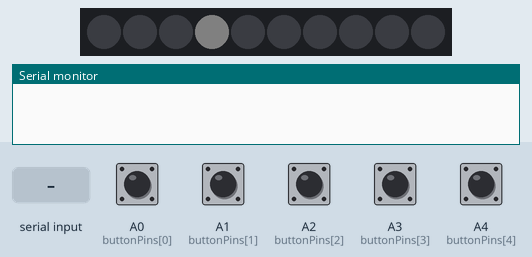
Recording of a sketch running on a simulated Arduino Uno, built with avr-gcc and run on an emulated ATmega328P. Shown: 10 RGB LEDs in strip order, left to right, the last lines printed to the serial monitor. Inputs (shaded band) come from the test bench; at power-on: A0 (buttonPins[0]), A1 (buttonPins[1]), A2 (buttonPins[2]), A3 (buttonPins[3]), A4 (buttonPins[4]) HIGH. Dim RGB values are drawn brighter than linear; random numbers use the default seed unless the sketch sets one.

Above: at 1.2 s.
1.3 s: A1 (buttonPins[1]) pulled LOW for 0.15 s
At 3.0 s:
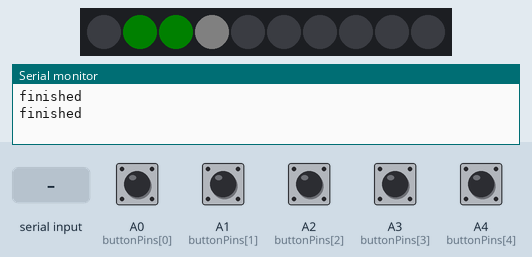
3.7 s: "2\n" received over Serial
At 5.1 s:
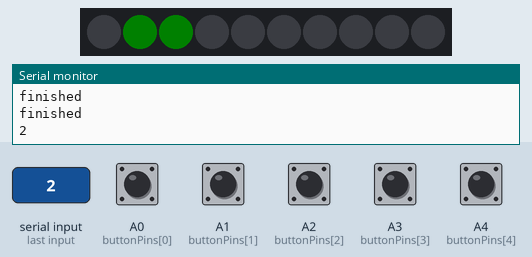
5.9 s: A0 (buttonPins[0]) pulled LOW for 0.15 s
At 7.73 s:
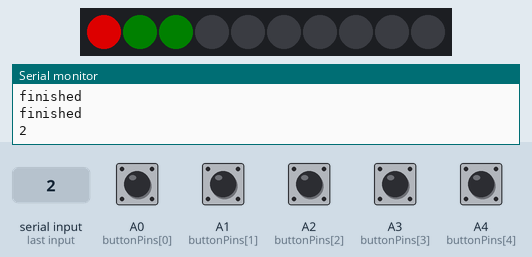
9.0 s: "1\n" received over Serial
At 9.74 s:
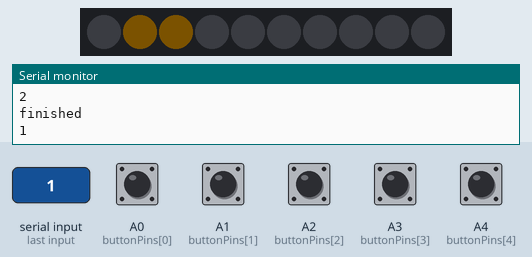
11.5 s: A0 (buttonPins[0]) pulled LOW for 1 s
At 11.9 s:
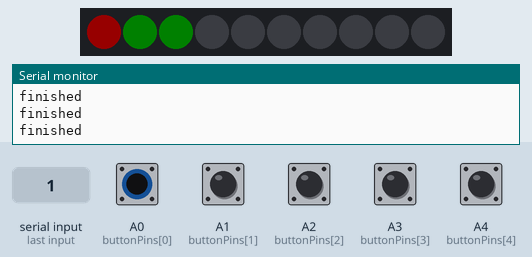
14.0 s: A1 (buttonPins[1]) pulled LOW for 1 s
At 14.57 s:
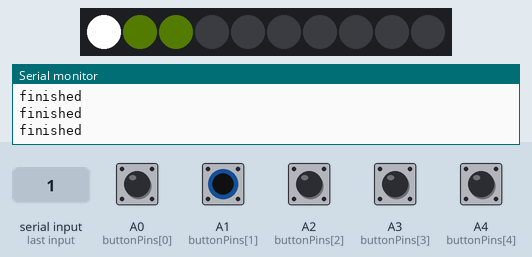

The sketch:

USE_THIS_CODE.ino
```cpp
#include <Adafruit_NeoPixel.h>

#define PIXEL_PIN 12
#define NUM_LEDS 10

Adafruit_NeoPixel pixels = Adafruit_NeoPixel(NUM_LEDS, PIXEL_PIN, NEO_GRB + NEO_KHZ800);

enum {
  STATE_ATTACK,
  STATE_SUSTAIN,
  STATE_DECAY,
  STATE_RELEASE,
  STATE_LOOP_WAIT,
  STATE_FINISHED
};

typedef struct {
  uint8_t r, g, b;
} pixelColor_t;

typedef struct {
  pixelColor_t attackColor; // the color the animation starts at
  pixelColor_t sustainColor; // the color the animation peaks at
  pixelColor_t decayColor; // the color the animation decays to
  pixelColor_t releaseColor; // the color the animation ends at
  uint16_t attack; // milliseconds to take to fade from attackColor to sustainColor (0 - 65536)
  uint16_t sustain; // milliseconds to sustain the sustainColor (0 - 65536)
  uint16_t decay; // milliseconds to take to fade from sustainColor to decayColor (0 - 65536)
  uint16_t release; // milliseconds to take to fade from decayColor to releaseColor (0 - 65536)
  uint16_t loopInterval; // milliseconds before starting the next loop
  uint8_t loops; // how many times should the animation be repeated? 1 = only execute once; 0 = loop forever; n>1 = loop n number of times
  uint16_t randomLoopMin; // randomLoopMin and randomLoppMax define the range of random intervals
  uint16_t randomLoopMax;
  bool randomLoopInterval; // if true loopInterval will be set to a random value
} animation_t;

typedef struct {
  animation_t animation; // definition of animation
  pixelColor_t currentColor; // current color to display
  uint8_t loopCount; // keep track of how many times we've looped the animation
  uint32_t lastFrameTime; // record each time a new frame has been computed
  uint8_t state;  // remember which state (attack, sustain, decay, finished) the animation is in
} animationState_t;

animationState_t animationGroups[6]; // our animation groups

const int buttonPins[5] = {A0, A1, A2, A3, A4}; // Port Pins the buttons are attached to

void setup() {
  Serial.begin(115200);

  // initialize neopixel (WS281x) strip
  pixels.begin();
  pixels.show();

  // declare button pins as inputs
  for (uint8_t i = 0; i < sizeof(buttonPins); i++) {
    pinMode(buttonPins[i], INPUT_PULLUP);
  }

  // make sure all animations are in the off state
  animation_t anim;
  pixelColor_t color = {0,0,0};
  for (uint8_t i=0; i < 6; i++) {
    animationGroups[i] = {anim, color, 0, millis(), STATE_FINISHED};

   //Starship Windows
    animationGroups[3].animation.attackColor = {5,5,5};
    animationGroups[3].animation.sustainColor = {5,5,5};
    animationGroups[3].animation.decayColor = {5,5,5};
    animationGroups[3].animation.releaseColor = {5,5,5};
    animationGroups[3].animation.loops = 1;
    animationGroups[3].state = STATE_ATTACK;
    animationGroups[3].currentColor = {5,5,5};
  }
}

void loop() {

  checkButtons(); // evaluate button presses
  checkAnimations(); // advance playing animations
  updateLeds(); // output current state to LEDs


  // debugging
  if(Serial.available()) {
    String cmd = Serial.readStringUntil('\n');
    uint8_t id = cmd.toInt();
    Serial.println(id);
    buttonPressed(id);
  }
}

/**
 * See if any buttons are pressed
 */
void checkButtons() {
  for (uint8_t i = 0; i < sizeof(buttonPins); i++) {
    if (digitalRead(buttonPins[i]) == 0) {
      uint32_t startTime = millis();
      while (digitalRead(buttonPins[i]) == 0 && millis() - startTime < 25) {} // wait for button to be depressed; but never longer than 25ms
      if (millis() - startTime < 10) { // debounce; key has to be pressed at least 10ms or it doesn't count
        continue;
      }
      buttonPressed(i); // execute button press action
    }
  }
}

/**
 * Trigger animations on button press
 */
void buttonPressed(uint8_t buttonIndex) {
  pixelColor_t attackColor, sustainColor, decayColor, releaseColor;
  animation_t anim;
  uint16_t attack, sustain, decay, release, loopInterval, randomLoopMin, randomLoopMax;
  attack = sustain = decay = release = loopInterval = randomLoopMin = randomLoopMax = 0;
  uint8_t numLoops = 1;
  bool randomLoopInterval = false; // by default don't do random loop intervals

  switch (buttonIndex) {
    case 0: // fade group 0 to dim red, then briefly flash to bright red; repeat three times
      attack = 500;
      attackColor = {0,0,0};

      sustain = 300;
      sustainColor = {150,0,0};

      decay = 30;
      decayColor = {255,255,255};

      release = 0;
      releaseColor = {0,0,0};

      numLoops = 2; // how many times to repeat the animation
      loopInterval = 100; // 100ms between "shots"

      anim = {attackColor, sustainColor, decayColor, releaseColor, attack, sustain, decay, release, loopInterval, numLoops, randomLoopMin, randomLoopMax, randomLoopInterval};
      animationGroups[0].animation = anim;
      animationGroups[0].loopCount = 0;
      animationGroups[0].state = STATE_ATTACK;
      animationGroups[0].lastFrameTime = millis();
      break;
 case 1: // toggle fade group 1 + 2 (example for fading two groups between two colors until the button is pressed again)
      attack = 1000;
      sustain = 0;
      decay = 0;
      release = 0;
      attackColor = {0,5,0};
      sustainColor = {0,5,0};
      decayColor = {0,5,0};
      releaseColor = {0,5,0};

      numLoops = 1; // infinite loops
      loopInterval = 0; // no wait between loops

      if (animationGroups[1].state == STATE_FINISHED) { // start animation if not playing

        anim = {attackColor, sustainColor, decayColor, releaseColor, attack, sustain, decay, release, loopInterval, numLoops, randomLoopMin, randomLoopMax, randomLoopInterval};

        animationGroups[1].animation = anim;
        animationGroups[1].loopCount = 0;
        animationGroups[1].state = STATE_ATTACK;
        animationGroups[1].lastFrameTime = millis();

        animationGroups[2].animation = anim;
        animationGroups[2].loopCount = 0;
        animationGroups[2].state = STATE_ATTACK;
        animationGroups[2].lastFrameTime = millis();

      if (animationGroups[1].animation.releaseColor.r == 0 && animationGroups[1].animation.releaseColor.g == 5 && animationGroups[1].animation.releaseColor.b == 0) {
        animationGroups[1].animation.sustainColor = {5,0,0};
        animationGroups[2].animation.sustainColor = {5,0,0};
        animationGroups[1].state == STATE_SUSTAIN;
        animationGroups[2].state == STATE_RELEASE;
      } else if (animationGroups[1].animation.releaseColor.r == 5 && animationGroups[1].animation.releaseColor.g == 0 && animationGroups[1].animation.releaseColor.b == 0)  {
        animationGroups[1].animation.sustainColor ={0,0,5};
        animationGroups[2].animation.sustainColor = {0,0,5};
        }

      } else { // stop animation if playing by setting max loops to 1 (ensuring proper decay ending of animation)
        animationGroups[1].animation.loops = 1;
        animationGroups[2].animation.loops = 1;
      }


   break;
    case 2: // example for random loop intervals
      attack = 10;
      attackColor = {0,0,0};

      sustain = 30;
      sustainColor = {128,32,0};

      decay = 30;
      decayColor = {255,64,0};

      release = 10;
      releaseColor = {0,0,0};

      numLoops = 10;
      loopInterval = 100;
      randomLoopInterval = true; // use random intervals between loops
      randomLoopMin = 250; // at least a quarter second between effects
      randomLoopMax = 500; // at most two seconds between effects

      anim = {attackColor, sustainColor, decayColor, releaseColor, attack, sustain, decay, release, loopInterval, numLoops, randomLoopMin, randomLoopMax, randomLoopInterval};
      animationGroups[3].animation = anim;
      animationGroups[3].loopCount = 0;
      animationGroups[3].state = STATE_ATTACK;
      animationGroups[3].lastFrameTime = millis();


      break;
  }
}

/**
 * Check if any animations are playing and need updating
 */
void checkAnimations() {
  for (uint8_t i = 0; i < 6; i++) {
    if (animationGroups[i].state != STATE_FINISHED) {
      updateAnimation(i);
    }
  }
}

/**
 * Animation state machine
 */
void updateAnimation(uint8_t animIndex) {
  uint8_t progress;
  if (animationGroups[animIndex].state == STATE_LOOP_WAIT) { // wait loopInterval ms before starting the next animation loop
    if (millis() - animationGroups[animIndex].lastFrameTime >= animationGroups[animIndex].animation.loopInterval) { // wait time before starting the next loop
      animationGroups[animIndex].lastFrameTime = millis();
      animationGroups[animIndex].state = STATE_ATTACK;
    }

  } else if (animationGroups[animIndex].state == STATE_ATTACK) { // process attack -> fade between attackColor and sustainColor
    float attackTime = (float) animationGroups[animIndex].animation.attack; // time the animation should take in ms
    float attackStep = attackTime / 255.0f; // progress is from 0 (only startColor) to 255 (only endColor); calculate how many steps per ms are needed
    progress = constrain((millis() - animationGroups[animIndex].lastFrameTime) / attackStep, 0, 255); // calculate progress based on ms elapsed

    animationGroups[animIndex].currentColor = linearInterpolation(animationGroups[animIndex].animation.attackColor, animationGroups[animIndex].animation.sustainColor, progress); // apply color fade from startColor to endColor based on progress

    if (millis() - animationGroups[animIndex].lastFrameTime >= animationGroups[animIndex].animation.attack) { // when attack animation has reached its alottet time switch to sustain
      animationGroups[animIndex].lastFrameTime = millis(); // time keeping
      animationGroups[animIndex].state = STATE_SUSTAIN; // state changing
      animationGroups[animIndex].currentColor = animationGroups[animIndex].animation.sustainColor; // make sure the final color at this state is really the target color
    }

  } else if (animationGroups[animIndex].state == STATE_SUSTAIN) { // all we do here is maintain the sustainColor for sustain ms
    if (millis() - animationGroups[animIndex].lastFrameTime >= animationGroups[animIndex].animation.sustain) { // when the time is up change to decay
      animationGroups[animIndex].lastFrameTime = millis();
      animationGroups[animIndex].state = STATE_DECAY;
    }

  } else if (animationGroups[animIndex].state == STATE_DECAY) { // fade from sustainColor to decayColor in sustain ms
    float decayTime = (float) animationGroups[animIndex].animation.decay;
    float decayStep = decayTime / 255.0f;
    progress = constrain((millis() - animationGroups[animIndex].lastFrameTime) / decayStep, 0, 255);
    animationGroups[animIndex].currentColor = linearInterpolation(animationGroups[animIndex].animation.sustainColor, animationGroups[animIndex].animation.decayColor, progress);

    if (millis() - animationGroups[animIndex].lastFrameTime >= animationGroups[animIndex].animation.decay) { // when decay animation has finished, switch to release
      animationGroups[animIndex].lastFrameTime = millis();
      animationGroups[animIndex].state = STATE_RELEASE;
      animationGroups[animIndex].currentColor = animationGroups[animIndex].animation.decayColor; // make sure the final color at this state is really the target color
    }

  } else if (animationGroups[animIndex].state == STATE_RELEASE) { // fade from decayColor to releaseColor in release ms
    float releaseTime = (float) animationGroups[animIndex].animation.release;
    float releaseStep = releaseTime / 255.0f;
    progress = constrain((millis() - animationGroups[animIndex].lastFrameTime) / releaseStep, 0, 255);

    animationGroups[animIndex].currentColor = linearInterpolation(animationGroups[animIndex].animation.decayColor, animationGroups[animIndex].animation.releaseColor, progress);

    if (millis() - animationGroups[animIndex].lastFrameTime >= animationGroups[animIndex].animation.release) {
      animationGroups[animIndex].lastFrameTime = millis(); // time keeping
      animationGroups[animIndex].currentColor = animationGroups[animIndex].animation.releaseColor;

      if ( // process the loop variables
          (
            animationGroups[animIndex].animation.loops > 1
            && animationGroups[animIndex].loopCount < animationGroups[animIndex].animation.loops
          )
          || animationGroups[animIndex].animation.loops == 0
        )
      {
        animationGroups[animIndex].state = STATE_LOOP_WAIT;
        animationGroups[animIndex].loopCount++;

        if (animationGroups[animIndex].animation.randomLoopInterval == true) { // process the random loop stuff
          animationGroups[animIndex].animation.loopInterval = (uint16_t) random(animationGroups[animIndex].animation.randomLoopMin, animationGroups[animIndex].animation.randomLoopMax);
        }
      } else {
        Serial.println("finished");
        animationGroups[animIndex].state = STATE_FINISHED;
      }
    }
  }
}

/*
 * Interpolate between <startColor> and <endColor> in 255 steps; current step is defined by <progress>
*/
pixelColor_t linearInterpolation(pixelColor_t startColor, pixelColor_t endColor, uint8_t progress) {
  float stepSizeR = constrain(endColor.r - startColor.r, -255.0f, 255.0f) / 255.0f;
  float stepSizeG = constrain(endColor.g - startColor.g, -255.0f, 255.0f) / 255.0f;
  float stepSizeB = constrain(endColor.b - startColor.b, -255.0f, 255.0f) / 255.0f;

  int16_t dr = stepSizeR * progress;
  int16_t dg = stepSizeG *  progress;
  int16_t db = stepSizeB * progress;

  pixelColor_t newColor = {
    constrain(startColor.r + dr, 0, 255),
    constrain(startColor.g + dg, 0, 255),
    constrain(startColor.b + db, 0, 255)
  };

  return newColor;
}

/**
 * Apply animations (ie colors) to the LEDs
 */
void updateLeds() {
  // manual mapping of anim groups to LEDs required
  for (uint8_t i = 0; i < 6; i++) {
    pixels.setPixelColor(i, pixels.Color(animationGroups[i].currentColor.r, animationGroups[i].currentColor.g, animationGroups[i].currentColor.b));
  }
  pixels.show();
}
```

Measured:
- after the input at 1.3 s, the LEDs: change after 0.15 s (image 1)
- after the input at 3.7 s, the LEDs: first change after 0.10 s (image 2 shows a later state)
- after the input at 11.5 s, the LEDs: change after 0.12 s (image 5)
- what the display in image 2 shows lasts 0.6 s, from 4.7 s to 5.3 s
